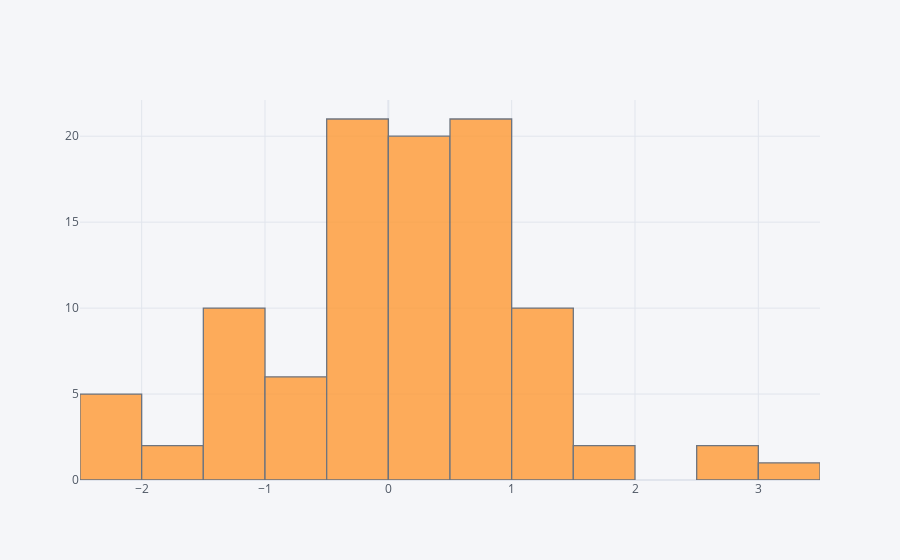

Notebook source saved alongside this figure:
### Code cell
df['A'].iplot(kind='hist')

### Figure 1 — Plotly figure (JSON) as saved in the notebook; plotly's stock layout.template omitted (floating-point values rounded to 4 significant figures)
{"data": [{"histfunc": "count", "histnorm": "", "marker": {"color": "rgba(255, 153, 51, 1.0)", "line": {"color": "#4D5663", "width": 1.3}}, "name": "A", "opacity": 0.8, "orientation": "v", "type": "histogram", "x": [-1.392, -0.2519, 0.9579, 0.6029, 0.4164, 0.3406, -0.08459, 0.7136, 1.791, -0.07774, 0.7819, -0.08046, -1.393, -0.2589, -1.238, -1.68, 1.139, -2.153, 0.2423, 0.5323, -0.2096, 0.2195, -1.094, -0.1058, 0.6384, -0.2722, 3.266, 0.3766, 0.3389, 1.219, 0.3104, 0.2695, -2.392, 0.8771, 0.6562, -1.231, -1.186, 0.4181, -0.9247, 0.2328, 0.4067, -1.429, 1.484, 0.7634, 2.776, -0.4646, 0.004307, 0.9645, -0.005185, 2.602, -0.8856, 1.352, 1.404, -0.3775, 0.1541, -1.387, 0.6433, 0.9984, -0.1217, -2.118, -0.06265, -1.015, 0.7361, 0.5333, 0.352, 0.6073, -2.124, 0.4586, 0.3902, 0.9359, -0.148, -0.4324, 0.7654, -0.1973, -0.1465, 0.7143, 1.142, -0.3253, 1.552, 0.3092, -0.8359, 1.366, 0.0632, -0.01683, 0.7507, -0.5595, -0.6947, 1.142, -2.147, -1.022, 0.4065, 0.5729, -0.2067, -0.9245, 0.1982, 1.421, -1.674, 0.8101, 1.144, -0.2472]}], "layout": {"barmode": "overlay", "legend": {"bgcolor": "#F5F6F9", "font": {"color": "#4D5663"}}, "paper_bgcolor": "#F5F6F9", "plot_bgcolor": "#F5F6F9", "title": {"font": {"color": "#4D5663"}}, "xaxis": {"gridcolor": "#E1E5ED", "showgrid": true, "tickfont": {"color": "#4D5663"}, "title": {"font": {"color": "#4D5663"}, "text": ""}, "zerolinecolor": "#E1E5ED"}, "yaxis": {"gridcolor": "#E1E5ED", "showgrid": true, "tickfont": {"color": "#4D5663"}, "title": {"font": {"color": "#4D5663"}, "text": ""}, "zerolinecolor": "#E1E5ED"}}}
